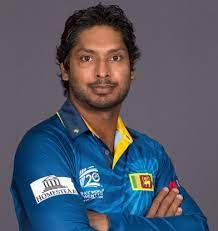
#> input picture train_dataset/kumar_sangakkara/1.jpg, 218 x 231 px; its folder holds only this picture in this run
$ jupyter execute --allow-errors '1. Creating the Dataset.ipynb'
#> lines starting #> are read from the running program, lines starting #| are printed output that depends on the picture
[cell 1]
import os
import numpy as np

data_path=r'train_dataset'

labels=os.listdir(data_path)
categories=np.arange(len(labels))
category_dict=dict(zip(labels,categories))

print(labels)
print(categories)
print(category_dict)

[cell 2]
import cv2

face_classifier=cv2.CascadeClassifier('haarcascade_frontalface_default.xml')

data=[]
target=[]

for label in labels:

    imgs_path=os.path.join(data_path,label)
    img_names=os.listdir(imgs_path)

    for img_name in img_names:

        img_path=os.path.join(imgs_path,img_name)
        img=cv2.imread(img_path)
#> img is the input picture: shape (231, 218, 3); mean B, G, R 104, 88.4, 82.8

        gray=cv2.cvtColor(img,cv2.COLOR_BGR2GRAY)
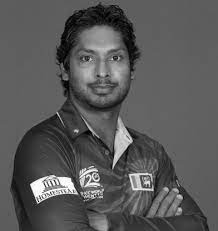
#> gray: shape (231, 218); min 0, max 255, mean 88.6
        faces=face_classifier.detectMultiScale(gray)
#> faces = [[64, 29, 76, 76]]

        try:

            for (x,y,w,h) in faces:

                cropped_face=gray[y:y+h,x:x+w]
                cv2.imshow('cropped_face',cropped_face)

                k=cv2.waitKey(0)

                if(k==121):
                    cropped_face=cv2.resize(cropped_face,(50,50))
                    data.append(cropped_face)
                    target.append(category_dict[label])

                else:

                    pass
#> this loop made 1 pass; (key Esc is pressed on pass 1)
#> pass 1, `cropped_face=gray[y:y+h,x:x+w]`:
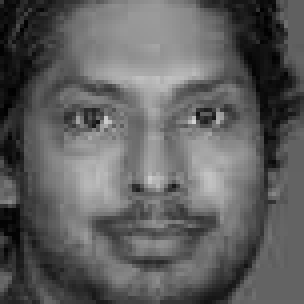
#> cropped_face: shape (76, 76) (shown 4 times larger); min 1, max 212, mean 95.1
#> after the loop, data = []; target = []
        except:

            pass
#> pass 2 of the loop `for label in labels:`:
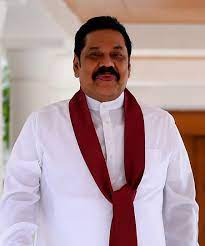
#> input picture train_dataset/mahinda_rajapaksa/1.jpg, 205 x 246 px
#> img is the input picture: shape (246, 205, 3); mean B, G, R 157.3, 153.8, 178.5
#> `gray=cv2.cvtColor(img,cv2.COLOR_BGR2GRAY)`:
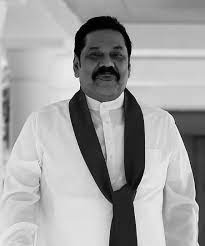
#> gray: shape (246, 205); min 0, max 252, mean 161.6
#> faces = [[76, 32, 60, 60]]
#> the loop `for (x,y,w,h) in faces: ` made 1 pass; (key Enter is pressed on pass 1)
#> pass 1, `cropped_face=gray[y:y+h,x:x+w]`:
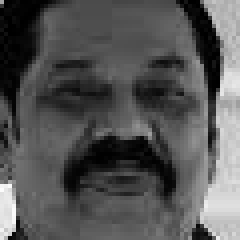
#> cropped_face: shape (60, 60) (shown 4 times larger); min 0, max 252, mean 84.9
cv2.destroyAllWindows()

[cell 3]
data=np.array(data)
#> data = empty array
#> (the rest of this cell did not finish here and is left out)

[cell 4]
np.array(data).shape
#> Out = (0,)

[cell 5]
import collections
print(collections.Counter(target))
#| Counter()
